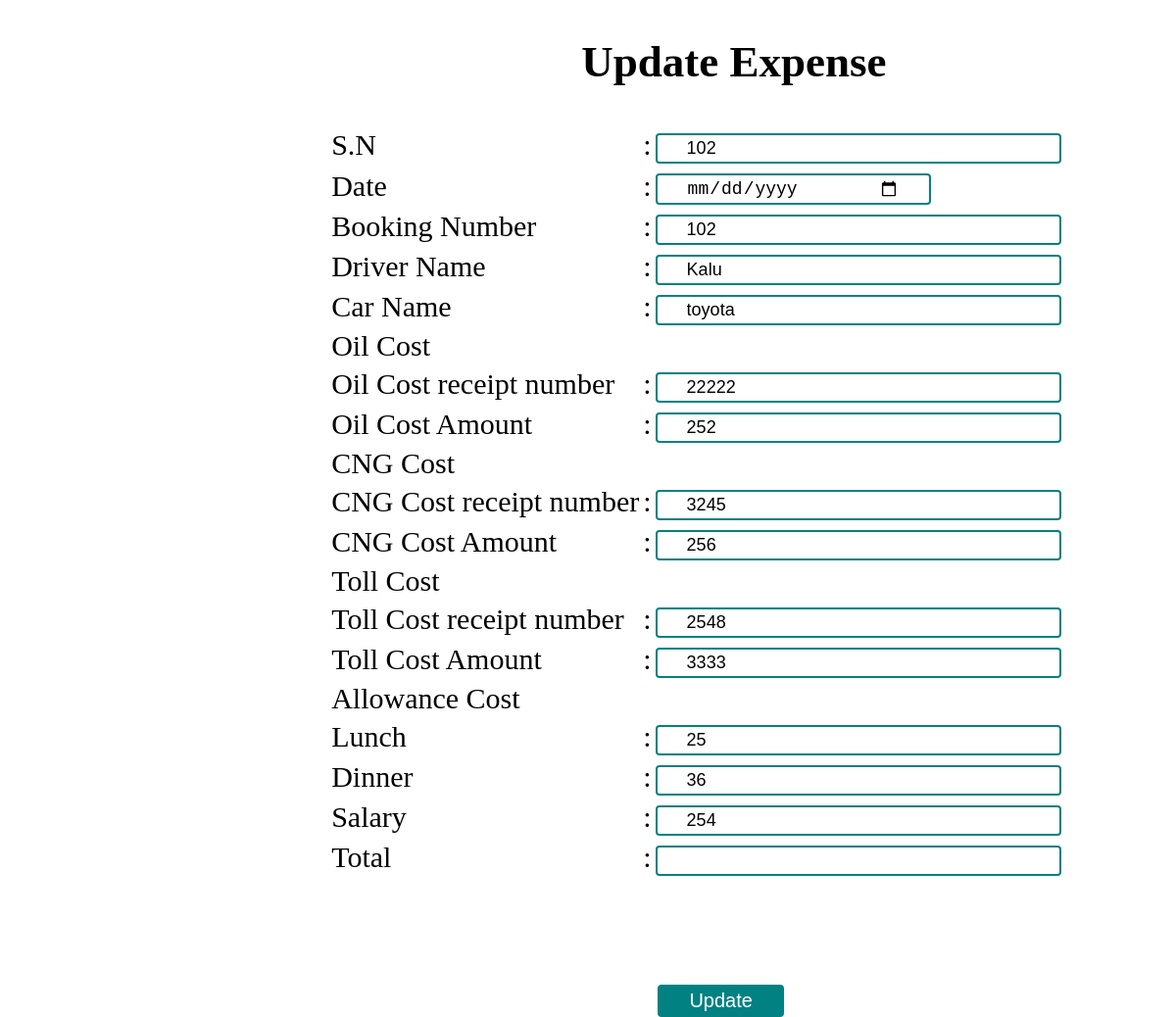
/Admin/expense_edit.php?edit=2, run on the app's committed database.
### tables this page shows
CREATE TABLE `expense` (
  `id` int(20) NOT NULL,
  `s_n` varchar(20) NOT NULL,
  `date` varchar(20) NOT NULL,
  `booking_number` varchar(20) NOT NULL,
  `name` varchar(15) NOT NULL,
  `c_name` varchar(20) NOT NULL,
  `oil_number` varchar(20) NOT NULL,
  `oil_amount` varchar(20) NOT NULL,
  `cng_number` varchar(20) NOT NULL,
  `cng_amount` varchar(20) NOT NULL,
  `toll_number` varchar(20) NOT NULL,
  `toll_amount` varchar(20) NOT NULL,
  `lunch` varchar(20) NOT NULL,
  `dinner` varchar(20) NOT NULL,
  `salary` varchar(20) NOT NULL,
  `Total` varchar(255) NOT NULL
);

### db_connect/connection.php (called while the page is built, shortened)
<?php
class database
{
	public $servername="localhost";
	public $username="root";
	public $pass="";
	public $dbname="rent_management";
	public $link;
	private function dbconnect(){
		$this->link = new mysqli($this->servername,$this->username,$this->pass,$this->dbname) or die("database failed".$this->link->error."(".$this->link->errno.")");
	}
		public function select($a)
		{
			$scr_querr=$this->link->query($a);
			if($scr_querr->num_rows>0)
			{
				return $scr_querr;
			}
		}
			}
			?>

### Admin/expense_edit.php (the view, shortened to what this page needs)
<?php
require_once("../db_connect/connection.php");
$db=new database();
global $sms;
if (isset($_GET['edit'])) {
    $id=$_GET['edit'];
    $get_expense_info="SELECT * FROM expense where id='$id'";
    $expense_data=$db->select($get_expense_info);
    while ($fetch = $expense_data->fetch_assoc()) {
      $s_n = $fetch['s_n'];
      $booking_number = $fetch['booking_number'];
      $name = $fetch['name'];
      $c_name = $fetch['c_name'];
      $oil_number = $fetch['oil_number'];
      $oil_amount = $fetch['oil_amount'];
      $cng_number = $fetch['cng_number'];
      $cng_amount = $fetch['cng_amount'];
      $toll_number = $fetch['toll_number'];
      $toll_amount = $fetch['toll_amount'];
      $lunch = $fetch['lunch'];
      $dinner = $fetch['dinner'];
      $salary = $fetch['salary'];
      $Total = $fetch['Total'];
    }
}
?>
<!DOCTYPE html>
<html>
<head>
  <link rel="stylesheet" type="text/css" href="../public/css/custom.css">
</head>
<body>
<div class="main">
<div class="information cus">
  <h2>Update Expense</h2>
   <form action="<?php print $_SERVER['PHP_SELF'];?>" method="post" enctype="multipart/form-data" name="createAdminUser">
  <table>
        <tr>
          <td> S.N</td>
          <td>: </td>
          <td><input type="text" p name="s_n" required readonly value="<?php echo $s_n  ;?>"></td>
        </tr>
        <tr>
          <td> Date</td>
          <td>: </td>
           <td><input type="date"  name="date" value="<?php date('Y-m-d', strtotime('dd/mm/yyyy')) ?>" required></td>
        </tr>
        <tr>
          <td> Booking Number</td>
          <td>: </td>
<td><input type="text"  name="booking_number"  required readonly value="<?php echo $booking_number;?>"></td>
        </tr>
        <tr>
          <td>Driver Name</td>
          <td>: </td>
          <td><input type="text" value="<?=$name;?>" name="name" required></td>
        </tr><tr>
          <td>Car Name</td>
          <td>: </td>
          <td><input type="text" value="<?=$c_name;?>" name="c_name" required></td>
        </tr><tr>
          <td>Oil Cost </td>
         </tr> <tr>
          <td>Oil Cost receipt number</td>
          <td>: </td>
          <td><input type="text" value="<?=$oil_number;?>" name="oil_number" required></td>
        </tr>
<tr>
          <td>Oil Cost Amount</td>
          <td>: </td>
          <td><input type="text" id="oil_cost" value="<?=$oil_amount;?>" name="oil_amount" required></td>
        </tr>
      <tr>
          <td>CNG Cost </td>
         </tr> <tr>
          <td>CNG Cost receipt number</td>
          <td>: </td>
          <td><input type="text" value="<?=$cng_number;?>" name="cng_number" required></td>
        </tr>
      <tr>
          <td>CNG Cost Amount</td>
          <td>: </td>
          <td><input type="text" id="cng_cost" value="<?=$cng_amount;?>" name="cng_amount" required></td>
        </tr>
      <tr>
          <td>Toll Cost </td>
         </tr> <tr>
          <td>Toll Cost receipt number</td>
          <td>: </td>
          <td><input type="text" value="<?=$toll_number;?>" name="toll_number" required></td>
        </tr>
      <tr>
          <td>Toll Cost Amount</td>
          <td>: </td>
          <td><input type="text" id="toll_cost" value="<?=$toll_amount;?>" name="toll_amount" required></td>
        </tr>
        <tr>
          <td>Allowance Cost </td>
         </tr> <tr>
          <td>Lunch</td>
          <td>: </td>
          <td><input type="text" id="lunch_cost" value="<?=$lunch ;?>" name="lunch" required></td>
        </tr>
<tr>
          <td>Dinner</td>
          <td>: </td>
          <td><input type="text" id="dinner_cost" value="<?=$dinner ;?>" name="dinner" required></td>
        </tr>
         <tr>
          <td> Salary</td>
          <td>: </td>
          <td><input type="text" id="salary_cost" value="<?=$salary;?>" name="salary" required></td>
        </tr>
        <tr>
          <td> Total</td>
          <td>: </td>
          <td><input type="text" id="t_amount" value="<?=$Total;?>" name="total" required></td>
        </tr>
          <td class="danger" colspan="3" align="center"><span><?php print $sms; ?></span></td>
    </table>
        <input type="submit" name="update" value="Update">
  </form>
</div>

### public/css/custom.css (style rules this page uses)
body { font-family: cambria; margin: 0; padding: 0; }
td.danger { padding-top: 60px !important; }
.main { margin-left: 20%; font-size: 20px; padding: 0px 0px; }
.information { margin-left: 9%; font-size: 30px; width: 80%; }
input[type=submit] { margin-left: 220px; margin-top: 45px; font-size: 25px; background: #028182; border-radius: 10px; color: white; }
input { padding: 3px 30px; }
.information h2 { margin-left: 10%; text-align: center; }
input[type=submit] { margin-left: 345px; margin-top: 45px; font-size: 25px; background: #028182; border-radius: 10px; color: red; }
input[type=submit] { margin-left: 345px; margin-top: 45px; font-size: 25px; background: #028182; border-radius: 10px; color: white; }
input[type="date"] { border: 2px solid #028182; border-radius: 4px; font-size: 18px; width: 217px; }
input[type=text] { border: 2px solid #028182; border-radius: 4px; font-size: 18px; width: 350px; }
.information table { margin: 0 auto; }
input[type=submit] { border: 2px solid #028182; border-radius: 4px; font-size: 20px; background: #028182; color: white; }

### data on the page
expense: s_n "102", booking_number "102", name "Kalu", c_name "toyota", oil_number "22222", oil_amount "252", cng_number "3245", cng_amount "256", toll_number "2548", toll_amount "3333", lunch "25", dinner "36", salary "254"
